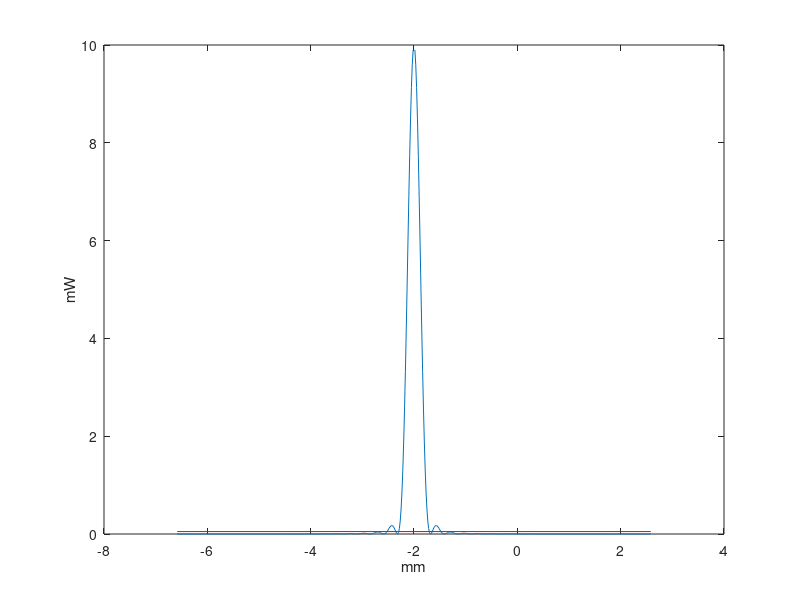

The MATLAB source for this figure:
%Generates an Airy pattern offset by a couple of mm
close all
clear all
x = -55:0.2:55; %Size of the image and step-size, arbitrary units
I0 = 10;  %Peak amplitude of the disk
%Obtain intensities using Bessel function of the first kind
I = I0*(2*besselj(1,x)./(x)).^2; 
mult_factor=12;  %Makes the pattern more tight
mm_offset=2;
distance_mm=(x/mult_factor)-mm_offset;
figure(1)
plot(distance_mm,I)
hold on
%50 nW line
plot([distance_mm(1) distance_mm(end)],[0.05 0.05],'-r')
ylabel('mW')
xlabel('mm')

